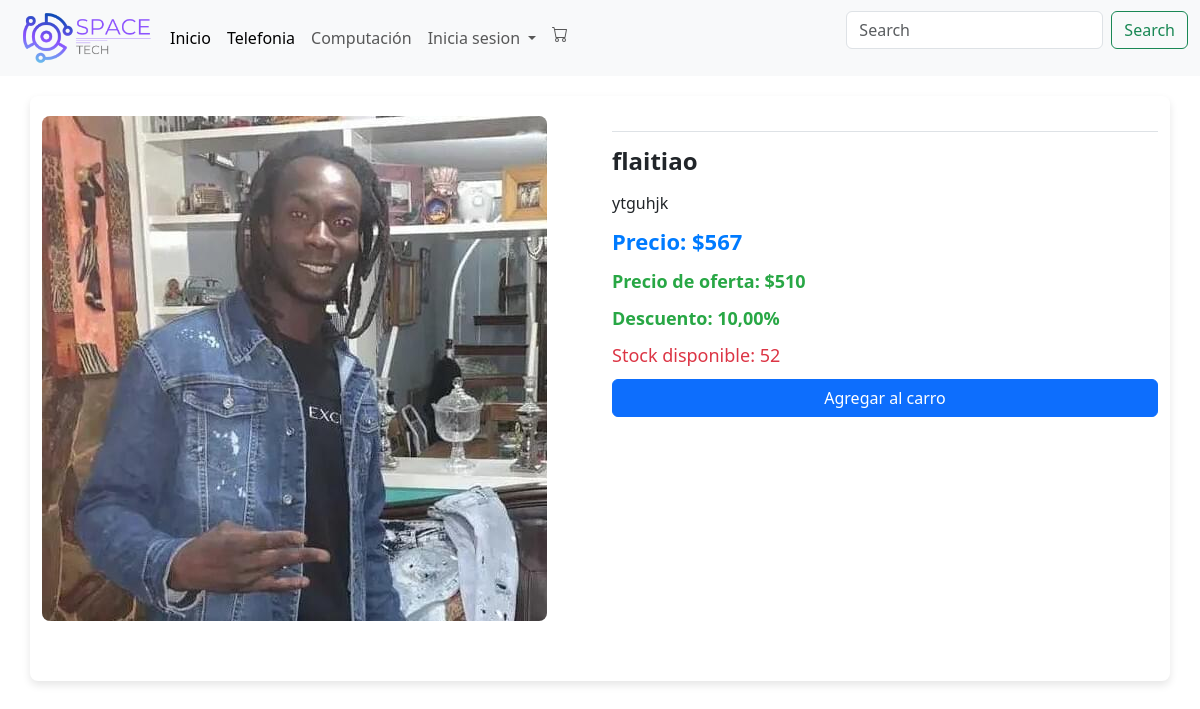
Page /producto/10/ on the earlier database version.
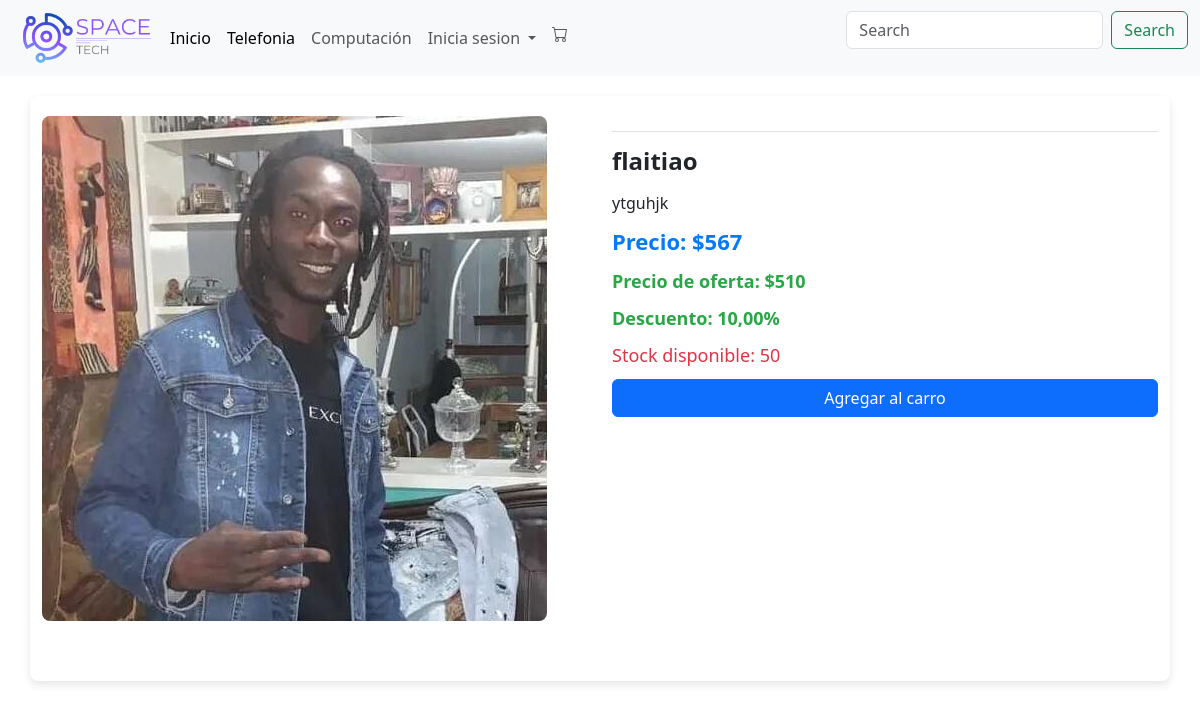
Same page on the later database version.
### menu/models.py (models this page shows, shortened)
class Articulos(models.Model):
    nombre = models.CharField(max_length=30)
    descripcion = models.CharField(max_length=50)
    precio = models.IntegerField()
    stock = models.IntegerField()
    foto = models.ImageField(upload_to='static/img/', blank=True, null=True)
    marca = models.CharField(max_length=30, default='Sin Marca')
    precio_oferta = models.IntegerField(blank=True, null=True)
    descuento = models.DecimalField(max_digits=5, decimal_places=2, blank=True, null=True)

### menu/views.py (the view)
# urls.py: path('producto/<int:producto_id>/', views.detalle_producto, name='detalle_producto'),
def detalle_producto(request, producto_id):
    producto = get_object_or_404(Articulos, id=producto_id)
    imagenes = Imagen.objects.filter(articulo=producto)
    carrito_items_count = 0
    if request.user.is_authenticated:
        carrito, created = Carrito.objects.get_or_create(usuario=request.user)
        carrito_items_count = CarritoItem.objects.filter(carrito=carrito).count()
    return render(request, 'detalle_producto.html', {'producto': producto, 'imagenes': imagenes, 'carrito_items_count': carrito_items_count})

### menu/context_processors.py (called while the page is built)
def carrito_items_count(request):
    if request.user.is_authenticated:
        try:
            carrito = Carrito.objects.get(usuario=request.user)
            count = CarritoItem.objects.filter(carrito=carrito).count()
        except Carrito.DoesNotExist:
            count = 0
    else:
        count = 0
    return {
        'carrito_items_count': count
    }

### menu/templates/detalle_producto.html (shortened to what this page needs)
<html lang="en">
{% load static %}
<link rel="stylesheet" href="{% static 'css/detalles.css' %}">
<link href="https://cdn.jsdelivr.net/npm/bootstrap@5.3.3/dist/css/bootstrap.min.css" rel="stylesheet">
{% include "plantilla/menu.html" %}
<div class="container">
    <div class="row product-details">
        <div class="col-md-6">
            <img id="main-image" src="{{ producto.foto.url }}" alt="{{ producto.nombre }}" class="img-fluid product-img">
        </div>
        <div class="col-md-6">
            <div class="product-info">
                <h2>{{ producto.nombre }}</h2>
                <p>{{ producto.descripcion }}</p>
                <p class="price">Precio: ${{ producto.precio }}</p>
                {% if producto.precio_oferta %}
                    <p class="discount">Precio de oferta: ${{ producto.precio_oferta }}</p>
                {% endif %}
                {% if producto.descuento %}
                    <p class="discount">Descuento: {{ producto.descuento }}%</p>
                {% endif %}
                <p class="stock">Stock disponible: {{ producto.stock }}</p>
                <form method="post" action="{% url 'agregar_al_carrito' producto.id %}">
                    <button type="submit" class="btn btn-primary">Agregar al carro</button>
                </form>
            </div>
        </div>
    </div>
</body>
</html>

### menu/templates/plantilla/menu.html (shortened to what this page needs)
<!DOCTYPE html>
<html lang="en">
    {% load static %}
<head>
    <link href="https://cdn.jsdelivr.net/npm/bootstrap@5.3.3/dist/css/bootstrap.min.css" rel="stylesheet">
</head>
<body>
  <nav class="navbar navbar-expand-lg bg-body-tertiary">
    <div class="container-fluid">
        <a href="/">
            <img src="{% static 'img/SpaceLogo.png' %}" width="150px" alt="logo">
        </a>
        <div class="collapse navbar-collapse" id="navbarSupportedContent">
            <ul class="navbar-nav me-auto mb-2 mb-lg-0">
                <li class="nav-item">
                    <a class="nav-link active" aria-current="page" href="/">Inicio</a>
                </li>
                <li class="nav-item">
                    <a class="nav-link active" aria-current="page" href="#">Telefonia</a>
                </li>
                <li class="nav-item">
                    <a class="nav-link" href="#">Computación</a>
                </li>
                <li class="nav-item dropdown">
                    <a class="nav-link dropdown-toggle" href="#" role="button" data-bs-toggle="dropdown" aria-expanded="false">
                        Inicia sesion
                    </a>
                </li>
                <ul class="navbar-nav mb-2 mb-lg-0">
                  <li class="nav-item">
                      <a class="nav-link cart-icon" href="{% url 'ver_carrito' %}">
                      </a>
                  </li>
              </ul>
            </ul>
            <form class="d-flex" role="search">
                <input class="form-control me-2" type="search" placeholder="Search" aria-label="Search">
                <button class="btn btn-outline-success" type="submit">Search</button>
            </form>
        </div>
    </div>
</nav>
</body>
</html>

### menu/static/css/detalles.css (style rules this page uses)
.product-details { margin-top: 50px; }
.product-img { max-width: 400px; margin: auto; }
.product-info { margin-top: 30px; }
.product-info h2 { font-size: 24px; margin-bottom: 20px; }
.product-info p { font-size: 18px; margin-bottom: 10px; }
.product-info .price { font-size: 22px; font-weight: bold; color: #007bff; }
.product-info .discount { font-size: 18px; color: #28a745; }
.product-info .stock { font-size: 18px; color: #dc3545; }

### menu/templates/detalle_producto.html (style rules this page uses)
body { background-color: #f8f9fa; font-family: Arial, sans-serif; }
.container { background-color: #ffffff; border-radius: 8px; box-shadow: 0 4px 8px rgba(0,0,0,0.1); padding: 20px; margin-top: 20px; }
.product-details { display: flex; flex-wrap: wrap; }
.product-img { border-radius: 8px; max-width: 100%; }
.product-info h2 { font-size: 24px; font-weight: bold; margin-bottom: 15px; }
.product-info p { margin-bottom: 10px; font-size: 16px; }
.price { color: #28a745; font-size: 20px; font-weight: bold; }
.discount { color: #dc3545; font-size: 18px; font-weight: bold; }
.stock { color: #6c757d; font-size: 16px; }
.btn-primary { background-color: #007bff; border-color: #007bff; width: 100%; padding: 10px; font-size: 18px; margin-top: 10px; }
.product-info { border-top: 1px solid #dee2e6; padding-top: 15px; margin-top: 15px; }
.product-info p { font-size: 16px; margin-bottom: 10px; }
.product-info .btn { margin-top: 10px; display: block; }

### menu/templates/plantilla/menu.html (style rules this page uses)
.cart-icon { position: relative; }

Differences in the rows shown:
changed Articulos "flaitiao": stock "52" → "50"
